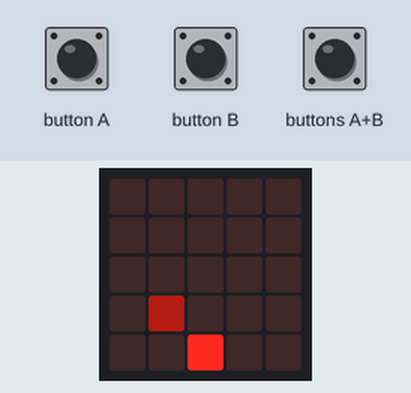
The program below on a simulated BBC micro:bit (MakeCode). On the bench: the board's 5×5 LED display. The test bench sets the inputs (shaded band). Dim RGB values are drawn brighter than linear; random numbers come from a fixed seed.

Above: at 1.8 s.
1.9 s: button A pressed for 0.15 s
At 2.5 s:
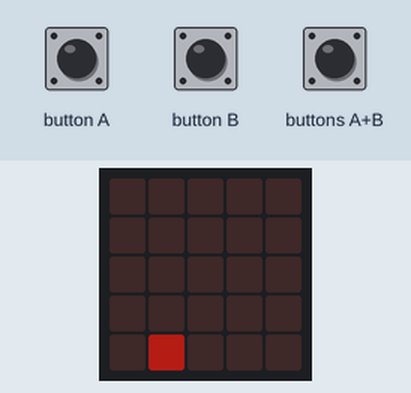
2.6 s: button B pressed for 0.15 s
At 2.97 s:
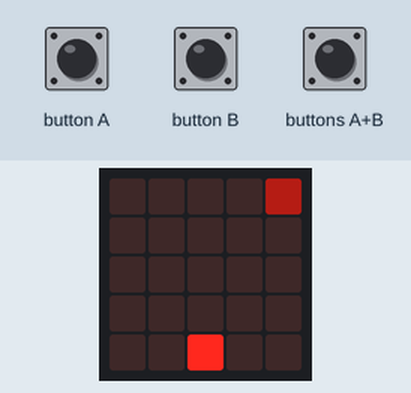
3.3 s: buttons A+B pressed for 0.15 s
At 3.93 s:
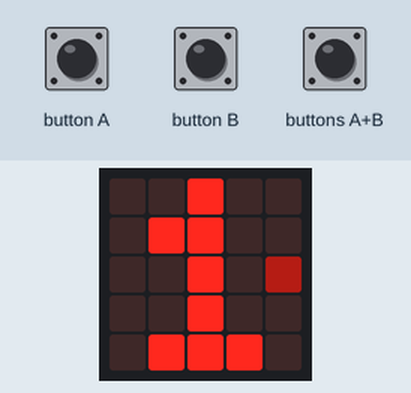
4.0 s: button A pressed for 0.15 s
4.7 s: button B pressed for 0.15 s
At 5.06 s:
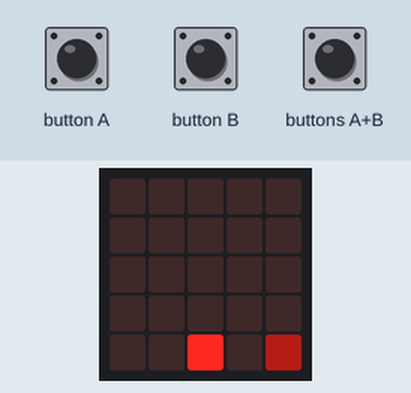
5.4 s: buttons A+B pressed for 0.15 s
At 6.7 s:
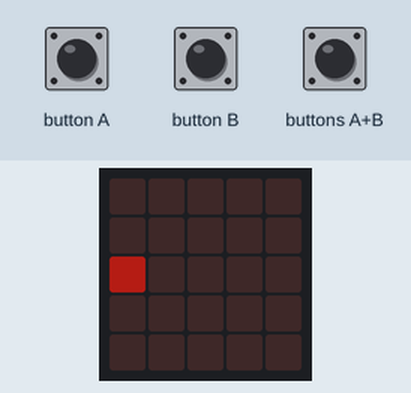
Timing chart, 0 to 8.4 s (numbered marks = the images above; inputs shaded):
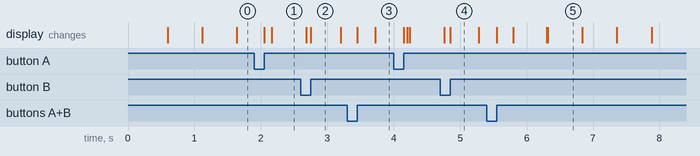

The program:

main.ts
```typescript
input.onButtonPressed(Button.A, function () {
    led.unplot(ppx, ppy)
    ppx = ppx - 1
    led.plot(ppx, ppy)
})
input.onButtonPressed(Button.AB, function () {
    basic.showNumber(ss)
    basic.clearScreen()
})
input.onButtonPressed(Button.B, function () {
    led.unplot(ppx, ppy)
    ppx = ppx + 1
    led.plot(ppx, ppy)
})
let ggy = 0
let ss = 0
let ppy = 0
let ppx = 0
let ggx = randint(0, 4)
ppx = 2
ppy = 4
ss = 0
basic.showIcon(IconNames.Happy)
basic.clearScreen()
led.plot(ppx, ppy)
basic.forever(function () {
    led.unplot(ggx, ggy)
    if (ggy > 3) {
        if (ppx == ggx) {
            ss = ss + 1
        }
        ggx = randint(0, 4)
        ggy = 0
        led.plot(ppx, ppy)
    } else {
        ggy = ggy + 1
    }
    led.plotBrightness(ggx, ggy, 64)
    basic.pause(500)
})
```

test.ts
```typescript
// 在這裡測試；當此封包作為擴充功能時，將不會編譯此內容。
```

Measured:
- what the display in image 2 shows lasts 0.4 s, from 2.8 s to 3.2 s
- what the display in image 4 shows lasts 0.4 s, from 4.9 s to 5.3 s
